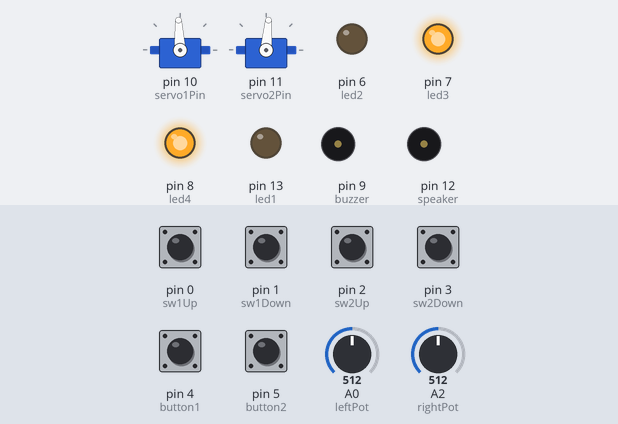
This sketch was run on a simulated Arduino Uno, built with avr-gcc and run on an emulated ATmega328P. On the bench: 2 × servo, output pins drawn as LEDs (lit = HIGH), buzzer (waves = sounding, pin HIGH). Inputs (shaded band) come from the test bench; at power-on: pin 0 (sw1Up), pin 1 (sw1Down), pin 2 (sw2Up), pin 3 (sw2Down) HIGH, pin 4 (button1), pin 5 (button2) LOW, A0 (leftPot) = 512, A2 (rightPot) = 512.

Above: at 1.2 s.
1.3 s: A0 (leftPot) set to 716
At 1.8 s:
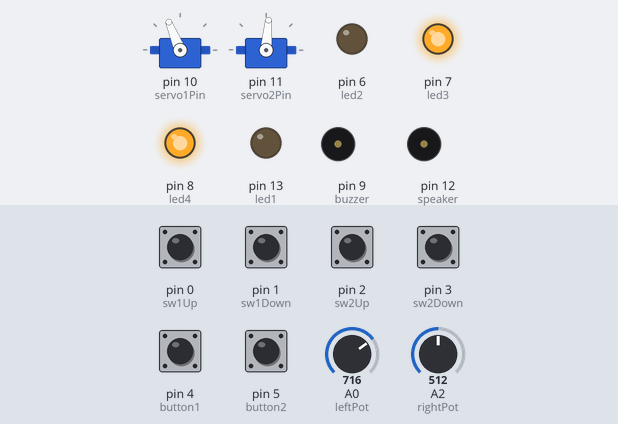
2.8 s: A2 (rightPot) set to 716
At 3.5 s:
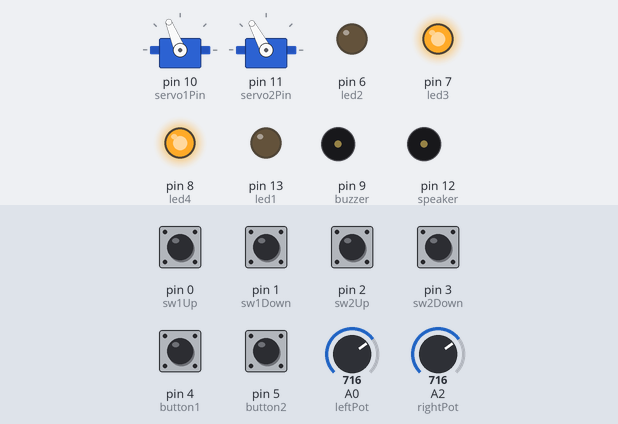
4.3 s: pin 0 (sw1Up) pulled LOW for 0.15 s
At 4.41 s:
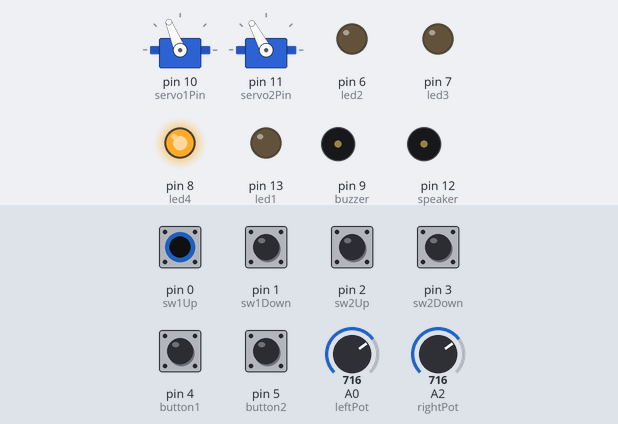
5.9 s: pin 1 (sw1Down) pulled LOW for 0.15 s
At 5.98 s:
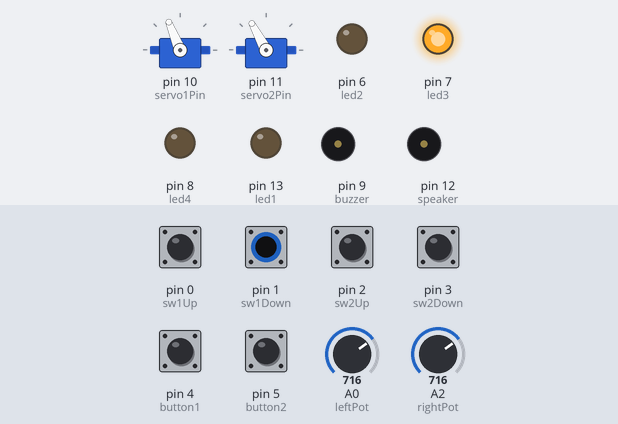
7.5 s: pin 4 (button1) pulled HIGH for 0.15 s
At 7.59 s:
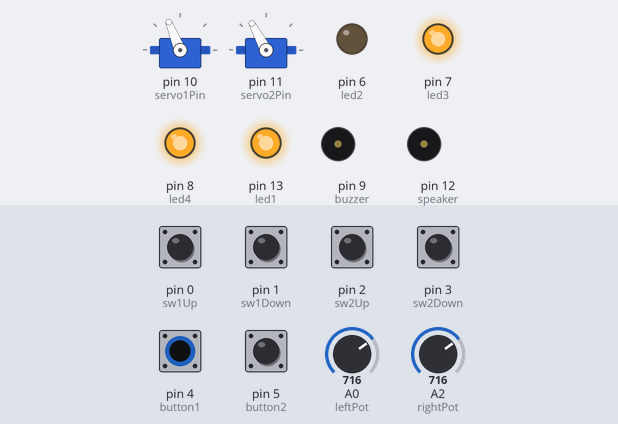
9.1 s: pin 5 (button2) pulled HIGH for 0.15 s
At 9.21 s:
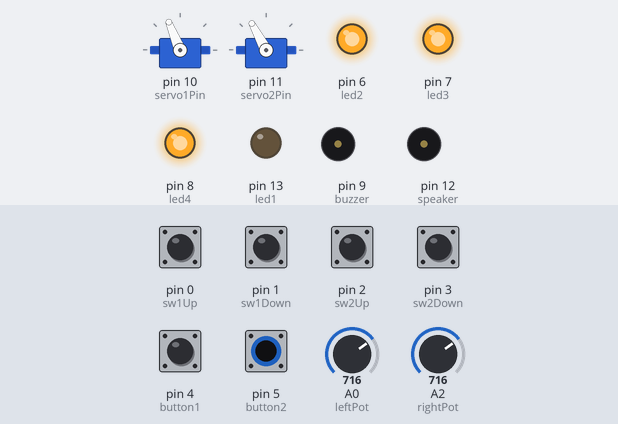
Timing chart, 0 to 11.7 s (numbered marks = the images above; inputs shaded):
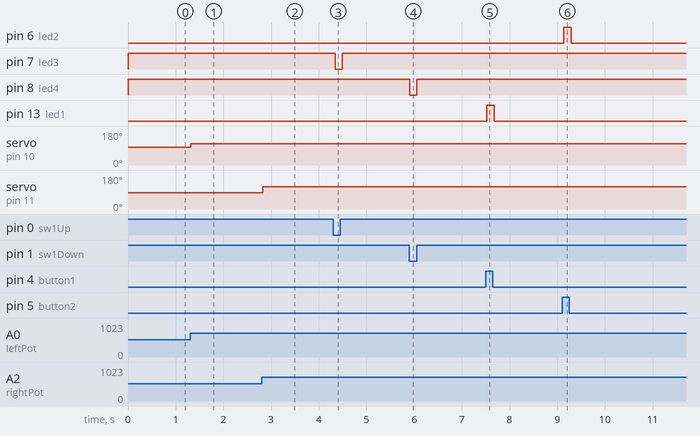

Measured:
- after the input at 1.3 s, servo on pin 10 (servo1Pin): 93° → 112° at once
- after the input at 2.8 s, servo on pin 11 (servo2Pin): 85° → 118° at once
- after the input at 4.3 s, pin 7 (led3): HIGH → LOW at once, → HIGH 0.15 s later
- after the input at 5.9 s, pin 8 (led4): HIGH → LOW at once, → HIGH 0.15 s later
- after the input at 7.5 s, pin 13 (led1): LOW → HIGH at once, → LOW 0.15 s later
- after the input at 9.1 s, pin 6 (led2): LOW → HIGH at once, → LOW 0.15 s later

The sketch:

cigar_box_controller.ino
```cpp
/*  The following is the template for creating designs that
 *  run on the cigar box controller made by Mark Gryzwa
 *  2 Analog pots
 *  2 SPDT switches
 *  2 pushbutton switches
 *  1 speaker
 *  1 buzzer
 */


#include <Servo.h>
Servo Servo1;
Servo Servo2;

// analog pins
const int leftPot = 0;
const int rightPot = 2;

// digital pins
const int sw1Up = 0;
const int sw1Down = 1;
const int sw2Up = 2;
const int sw2Down = 3;
const int button1 = 4;
const int button2 = 5;
const int led2 = 6;
const int led3 = 7;
const int led4 = 8;
const int buzzer = 9;
const int speaker = 12;
const int led1 = 13;

// pwm pins for servo
const int servo1Pin = 10;
const int servo2Pin = 11;

// variables
int sw1UpStatus;
int sw1DownStatus;
int sw2UpStatus;
int sw2DownStatus;
int button1Status;
int button2Status;
int leftPotValue;
int rightPotValue;


void setup() {
  // put your setup code here, to run once:
  pinMode (sw1Up, INPUT);
  pinMode (sw1Down, INPUT);
  pinMode (sw2Up, INPUT);
  pinMode (sw2Down, INPUT);
  pinMode (button1, INPUT);
  pinMode (button2, INPUT);
  pinMode (led1, OUTPUT);
  pinMode (led2, OUTPUT);
  pinMode (led3, OUTPUT);
  pinMode (led4, OUTPUT);
  pinMode (buzzer, OUTPUT);
  pinMode (speaker, OUTPUT);

  Servo1.attach(servo1Pin);
  Servo2.attach(servo2Pin);
 }

// ---------------------------------------------------------
void loop() {

  readPots();
    leftPotValue = map(leftPotValue, 0, 1023, 1000, 2000);
      Servo1.writeMicroseconds(leftPotValue);
    rightPotValue = map(rightPotValue, 0, 1023, 0, 170);
      Servo2.write(rightPotValue);

  readSwitches();
    digitalWrite(led1, button1Status);
    digitalWrite(led2, button2Status);
    digitalWrite(led3, sw1UpStatus);
    digitalWrite(led4, sw1DownStatus);

  delay(50);
}


// ---------------------------------------------------------
void readSwitches() {
  sw1UpStatus = digitalRead(sw1Up);
  sw1DownStatus = digitalRead(sw1Down);
  sw2UpStatus = digitalRead(sw2Up);
  sw2DownStatus = digitalRead(sw2Down);
  button1Status = digitalRead(button1);
  button2Status = digitalRead(button2);
}
// ---------------------------------------------------------
void readPots()  {
  leftPotValue = analogRead(leftPot);
  rightPotValue = analogRead(rightPot);
}
```
